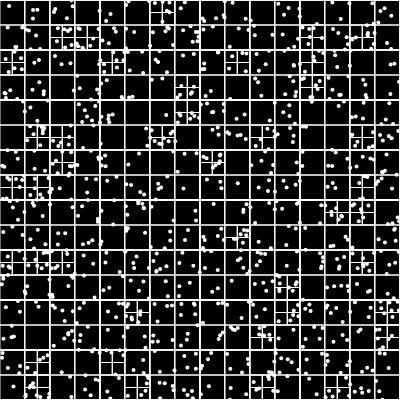
Frame 1 (no input)
Frame 60 (no input): identical to frame 1, image omitted
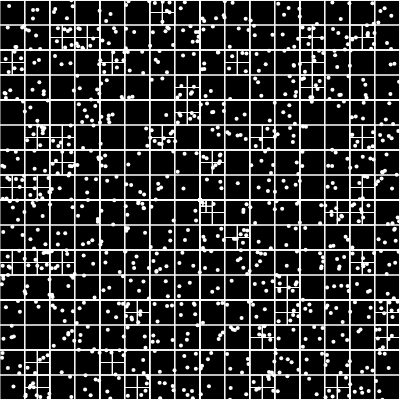
Frame 120 (the mouse pressed at the canvas centre since frame 60)

The p5.js sketch that drew these frames (run headless with seeded random() and noise() and a simulated clock; from frame 60 on, the mouse is pressed at the canvas centre):

// p5.js sketch
// ── sketch.js
let qt;
function setup() {
  createCanvas(400, 400);
  let boundary = new Rectangle(200, 200, 200, 200);
  qt = new QuadTree(boundary, 4);
  for (let i = 0; i < 1000; i++) {
    let p = new Point(Math.random() * 400, Math.random() * 400);
    qt.insert(p);
  }
  background(0);
  qt.show();
  console.log(qt);
}
function draw() {
  background(0);
  // insert points on mouse-press event
  if (mouseIsPressed) {
    let m = new Point(mouseX, mouseY);
    qt.insert(m);
  }
  background(0);
  qt.show();
}

// Insert points only on click
// function mouseClicked() {
//   let m = new Point(mouseX, mouseY);
//   qt.insert(m);
// console.log(qt);
// console.group(qt);
// console.table(qt);
// console.table(qt.points);
// }

// Random points around the mouse
// function draw() {
//   background(0);
//   if (mouseIsPressed) {
//     for (let i = 0; i < 1; i++) {
//       let m = new Point(mouseX + random(-5, 5), mouseY + random(-5, 5));
//       qt.insert(m);
//     }
//   }
//   background(0);
//   qt.show();
// }

// ── quadtree.js
class Point {
  constructor(x, y, userData) {
    this.x = x;
    this.y = y;
    this.userData = userData;
  }
}
class Rectangle {
  constructor(x, y, w, h) {
    this.x = x; // center
    this.y = y;
    this.w = w; // half width
    this.h = h; // half height
  }
  contains(point) {
    if (
      point.x <= this.x + this.w &&
      point.x >= this.x - this.w &&
      point.y <= this.y + this.h &&
      point.y >= this.y - this.h
    ) {
      return true;
    }
    return false;
  }
  intersects(range) {
    return !(
      range.x - range.w > this.x + this.w ||
      range.x + range.w < this.x - this.w ||
      range.y - range.h > this.y + this.h ||
      range.y + range.h < this.y - this.h
    );
  }
}

class QuadTree {
  constructor(boundary, n) {
    this.boundary = boundary; // Rectangle
    this.capacity = n; // capacidad maxima de cada cuadrante
    this.points = []; // vector , almacena los puntos a almacenar
    this.size = 0;
    this.divided = false;
  }
  // divide el quadtree en 4 quadtrees
  subdivide() {
    // Algoritmo
    // 1: Crear 4 hijos : qt_northeast , qt_northwest , qt_southeast , qt_southwest
    // 2: Asignar los QuadTree creados a cada hijo
    // this . northeast = qt_northeast ;
    this.divided = true;
    let newW = this.boundary.w / 2;
    let newH = this.boundary.h / 2;
    this.northeast = new QuadTree(
      new Rectangle(this.boundary.x + newW, this.boundary.y + newH, newW, newH),
      this.capacity
    );
    this.northwest = new QuadTree(
      new Rectangle(this.boundary.x - newW, this.boundary.y + newH, newW, newH),
      this.capacity
    );
    this.southeast = new QuadTree(
      new Rectangle(this.boundary.x + newW, this.boundary.y - newH, newW, newH),
      this.capacity
    );
    this.southwest = new QuadTree(
      new Rectangle(this.boundary.x - newW, this.boundary.y - newH, newW, newH),
      this.capacity
    );
  }

  insert(point) {
    // Algoritmo
    // 1: Si el punto no esta en los limites ( boundary ) del quadtree Return
    // 2: Si ( this . points . length ) < ( this . capacity ),
    // 2.1 Insertamos en el vector this . points
    // Sino
    // 2.2 Dividimos si aun no ha sido dividido
    // 2.3 Insertamos recursivamente en los 4 hijos .
    // this . northeast . insert ( point );
    // this . northwest . insert ( point );
    // this . southeast . insert ( point );
    // this . southwest . insert ( point );
    if (!this.boundary.contains(point)) return 0;
    if (this.points.length < this.capacity) {
      this.points.push(point);
      this.size++;
      return 1;
    } else {
      if (!this.divided) this.subdivide();
      // console.log(point);
      // let prevlengthNE = this.northeast.length;
      let inserted = this.northeast.insert(point);
      if (inserted === 0) inserted = this.northwest.insert(point);

      if (inserted === 0) inserted = this.southeast.insert(point);
      if (inserted === 0) inserted = this.southwest.insert(point);
      // console.log(this.points);
      return 2;
    }
  }
  show() {
    stroke(255);
    strokeWeight(1);
    noFill();
    rectMode(CENTER);
    rect(
      this.boundary.x,
      this.boundary.y,
      this.boundary.w * 2,
      this.boundary.h * 2
    );
    if (this.divided) {
      this.northeast.show();
      this.northwest.show();
      this.southeast.show();
      this.southwest.show();
    }
    for (let p of this.points) {
      strokeWeight(4);
      point(p.x, p.y);
    }
  }
}

// export { QuadTree, Point, Rectangle };
